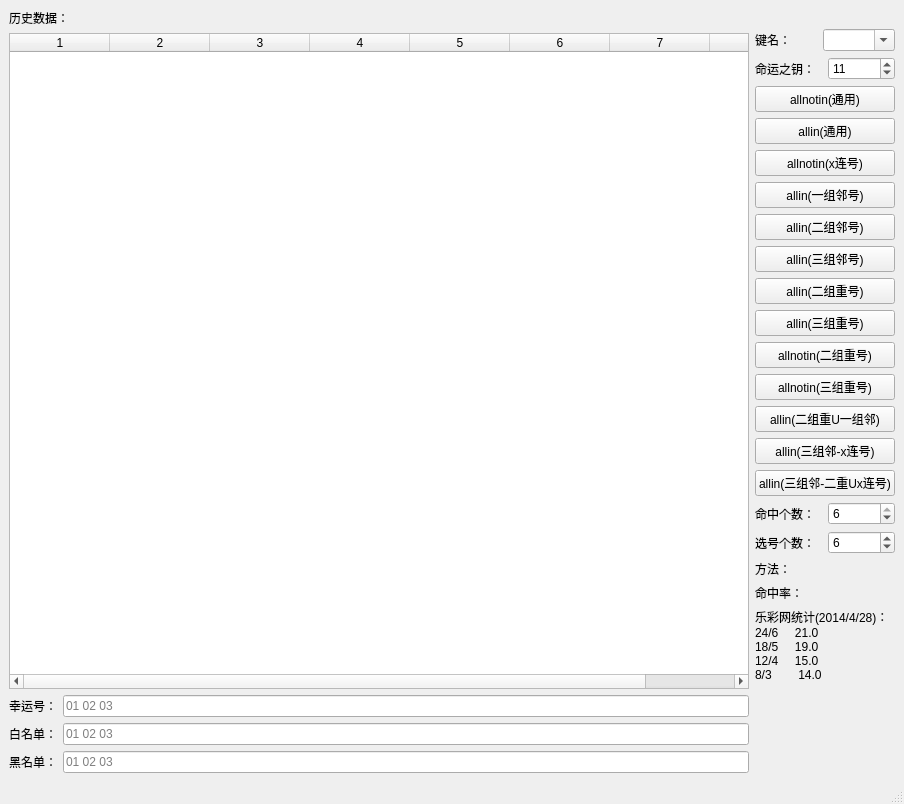
<?xml version="1.0" encoding="UTF-8"?>
<ui version="4.0">
 <class>mainWidget</class>
 <widget class="QMainWindow" name="mainWidget">
  <property name="geometry">
   <rect>
    <x>0</x>
    <y>0</y>
    <width>904</width>
    <height>804</height>
   </rect>
  </property>
  <property name="sizePolicy">
   <sizepolicy hsizetype="Maximum" vsizetype="Maximum">
    <horstretch>0</horstretch>
    <verstretch>0</verstretch>
   </sizepolicy>
  </property>
  <property name="windowTitle">
   <string>购彩乐</string>
  </property>
  <widget class="QWidget" name="centralwidget">
   <layout class="QVBoxLayout" name="verticalLayout">
    <item>
     <layout class="QHBoxLayout" name="horizontalLayout">
      <item>
       <layout class="QVBoxLayout" name="verticalLayout_left">
        <item>
         <widget class="QLabel" name="label_history">
          <property name="text">
           <string>历史数据：</string>
          </property>
         </widget>
        </item>
        <item>
         <widget class="QTableWidget" name="tableWidget_history">
          <property name="columnCount">
           <number>8</number>
          </property>
          <column/>
          <column/>
          <column/>
          <column/>
          <column/>
          <column/>
          <column/>
          <column/>
         </widget>
        </item>
        <item>
         <layout class="QHBoxLayout" name="horizontalLayout_lucky">
          <item>
           <widget class="QLabel" name="label_lucky">
            <property name="text">
             <string>幸运号：</string>
            </property>
           </widget>
          </item>
          <item>
           <widget class="QLineEdit" name="lineEdit_lucky">
            <property name="placeholderText">
             <string>01 02 03</string>
            </property>
           </widget>
          </item>
         </layout>
        </item>
        <item>
         <layout class="QHBoxLayout" name="horizontalLayout_whitelist">
          <item>
           <widget class="QLabel" name="label_whitelist">
            <property name="text">
             <string>白名单：</string>
            </property>
           </widget>
          </item>
          <item>
           <widget class="QLineEdit" name="lineEdit_whitelist">
            <property name="placeholderText">
             <string>01 02 03</string>
            </property>
           </widget>
          </item>
         </layout>
        </item>
        <item>
         <layout class="QHBoxLayout" name="horizontalLayout_blacklist">
          <item>
           <widget class="QLabel" name="label_blacklist">
            <property name="text">
             <string>黑名单：</string>
            </property>
           </widget>
          </item>
          <item>
           <widget class="QLineEdit" name="lineEdit_blacklist">
            <property name="placeholderText">
             <string>01 02 03</string>
            </property>
           </widget>
          </item>
         </layout>
        </item>
       </layout>
      </item>
      <item>
       <layout class="QVBoxLayout" name="verticalLayout_right">
        <item>
         <widget class="QLabel" name="label_space">
          <property name="text">
           <string/>
          </property>
         </widget>
        </item>
        <item>
         <layout class="QVBoxLayout" name="verticalLayout_2">
          <item>
           <layout class="QHBoxLayout" name="horizontalLayout_6">
            <item alignment="Qt::AlignLeft">
             <widget class="QLabel" name="label_keyname">
              <property name="maximumSize">
               <size>
                <width>16777215</width>
                <height>16777215</height>
               </size>
              </property>
              <property name="text">
               <string>键名：</string>
              </property>
             </widget>
            </item>
            <item>
             <widget class="QComboBox" name="comboBox_keyname">
              <property name="editable">
               <bool>true</bool>
              </property>
              <property name="maxVisibleItems">
               <number>15</number>
              </property>
             </widget>
            </item>
           </layout>
          </item>
         </layout>
        </item>
        <item>
         <layout class="QHBoxLayout" name="horizontalLayout_7">
          <item>
           <widget class="QLabel" name="label_luckykey">
            <property name="text">
             <string>命运之钥：</string>
            </property>
           </widget>
          </item>
          <item>
           <widget class="QSpinBox" name="spinBox_luckykey">
            <property name="minimum">
             <number>0</number>
            </property>
            <property name="maximum">
             <number>33</number>
            </property>
            <property name="value">
             <number>11</number>
            </property>
           </widget>
          </item>
         </layout>
        </item>
        <item>
         <widget class="QPushButton" name="pB_allnotin">
          <property name="text">
           <string>allnotin(通用)</string>
          </property>
         </widget>
        </item>
        <item>
         <widget class="QPushButton" name="pB_allin">
          <property name="text">
           <string>allin(通用)</string>
          </property>
         </widget>
        </item>
        <item>
         <widget class="QPushButton" name="pBcontinueAnalysis">
          <property name="toolTip">
           <string>如果当期号码一个都不在连号中出现，则视为命中</string>
          </property>
          <property name="text">
           <string>allnotin(x连号)</string>
          </property>
         </widget>
        </item>
        <item>
         <widget class="QPushButton" name="pBneighborAnalysis">
          <property name="text">
           <string>allin(一组邻号)</string>
          </property>
         </widget>
        </item>
        <item>
         <widget class="QPushButton" name="pB2neighborAnalysis">
          <property name="text">
           <string>allin(二组邻号)</string>
          </property>
         </widget>
        </item>
        <item>
         <widget class="QPushButton" name="pB3neighborAnalysis">
          <property name="text">
           <string>allin(三组邻号)</string>
          </property>
         </widget>
        </item>
        <item>
         <widget class="QPushButton" name="pB2repeatAnalysis">
          <property name="text">
           <string>allin(二组重号)</string>
          </property>
         </widget>
        </item>
        <item>
         <widget class="QPushButton" name="pB3repeatAnalysis">
          <property name="text">
           <string>allin(三组重号)</string>
          </property>
         </widget>
        </item>
        <item>
         <widget class="QPushButton" name="pBnot2repeatAnalysis">
          <property name="text">
           <string>allnotin(二组重号)</string>
          </property>
         </widget>
        </item>
        <item>
         <widget class="QPushButton" name="pBnot3repeatAnalysis">
          <property name="text">
           <string>allnotin(三组重号)</string>
          </property>
         </widget>
        </item>
        <item>
         <widget class="QPushButton" name="pBneighborAnd2repeat">
          <property name="text">
           <string>allin(二组重U一组邻)</string>
          </property>
         </widget>
        </item>
        <item>
         <widget class="QPushButton" name="pB3NSubC">
          <property name="text">
           <string>allin(三组邻-x连号)</string>
          </property>
         </widget>
        </item>
        <item>
         <widget class="QPushButton" name="pB3NSub2RAndC">
          <property name="text">
           <string>allin(三组邻-二重Ux连号)</string>
          </property>
         </widget>
        </item>
        <item>
         <layout class="QHBoxLayout" name="horizontalLayout_5">
          <item>
           <widget class="QLabel" name="label_hittimes">
            <property name="text">
             <string>命中个数：</string>
            </property>
           </widget>
          </item>
          <item>
           <widget class="QSpinBox" name="spinBox_hittimes">
            <property name="maximum">
             <number>6</number>
            </property>
            <property name="value">
             <number>6</number>
            </property>
           </widget>
          </item>
         </layout>
        </item>
        <item>
         <layout class="QHBoxLayout" name="horizontalLayout_4">
          <item>
           <widget class="QLabel" name="label">
            <property name="text">
             <string>选号个数：</string>
            </property>
           </widget>
          </item>
          <item>
           <layout class="QGridLayout" name="gridLayout">
            <property name="sizeConstraint">
             <enum>QLayout::SetMinimumSize</enum>
            </property>
            <item row="0" column="0">
             <widget class="QSpinBox" name="lineEdit_keepsize">
              <property name="maximum">
               <number>33</number>
              </property>
              <property name="value">
               <number>6</number>
              </property>
             </widget>
            </item>
           </layout>
          </item>
         </layout>
        </item>
        <item>
         <layout class="QHBoxLayout" name="horizontalLayout_3">
          <item>
           <widget class="QLabel" name="label_method">
            <property name="text">
             <string>方法：</string>
            </property>
           </widget>
          </item>
          <item>
           <widget class="QLabel" name="analysismethod">
            <property name="text">
             <string/>
            </property>
           </widget>
          </item>
         </layout>
        </item>
        <item>
         <layout class="QHBoxLayout" name="horizontalLayout_2">
          <item>
           <widget class="QLabel" name="label_success">
            <property name="text">
             <string>命中率：</string>
            </property>
           </widget>
          </item>
          <item>
           <widget class="QLabel" name="successpercent">
            <property name="text">
             <string/>
            </property>
           </widget>
          </item>
         </layout>
        </item>
        <item>
         <widget class="QLabel" name="label_score">
          <property name="text">
           <string>乐彩网统计(2014/4/28)：
24/6     21.0 
18/5     19.0 
12/4     15.0 
8/3        14.0</string>
          </property>
         </widget>
        </item>
        <item>
         <spacer name="verticalSpacer">
          <property name="orientation">
           <enum>Qt::Vertical</enum>
          </property>
          <property name="sizeHint" stdset="0">
           <size>
            <width>20</width>
            <height>40</height>
           </size>
          </property>
         </spacer>
        </item>
       </layout>
      </item>
     </layout>
    </item>
   </layout>
  </widget>
  <widget class="QStatusBar" name="statusbar"/>
 </widget>
 <resources/>
 <connections/>
</ui>
